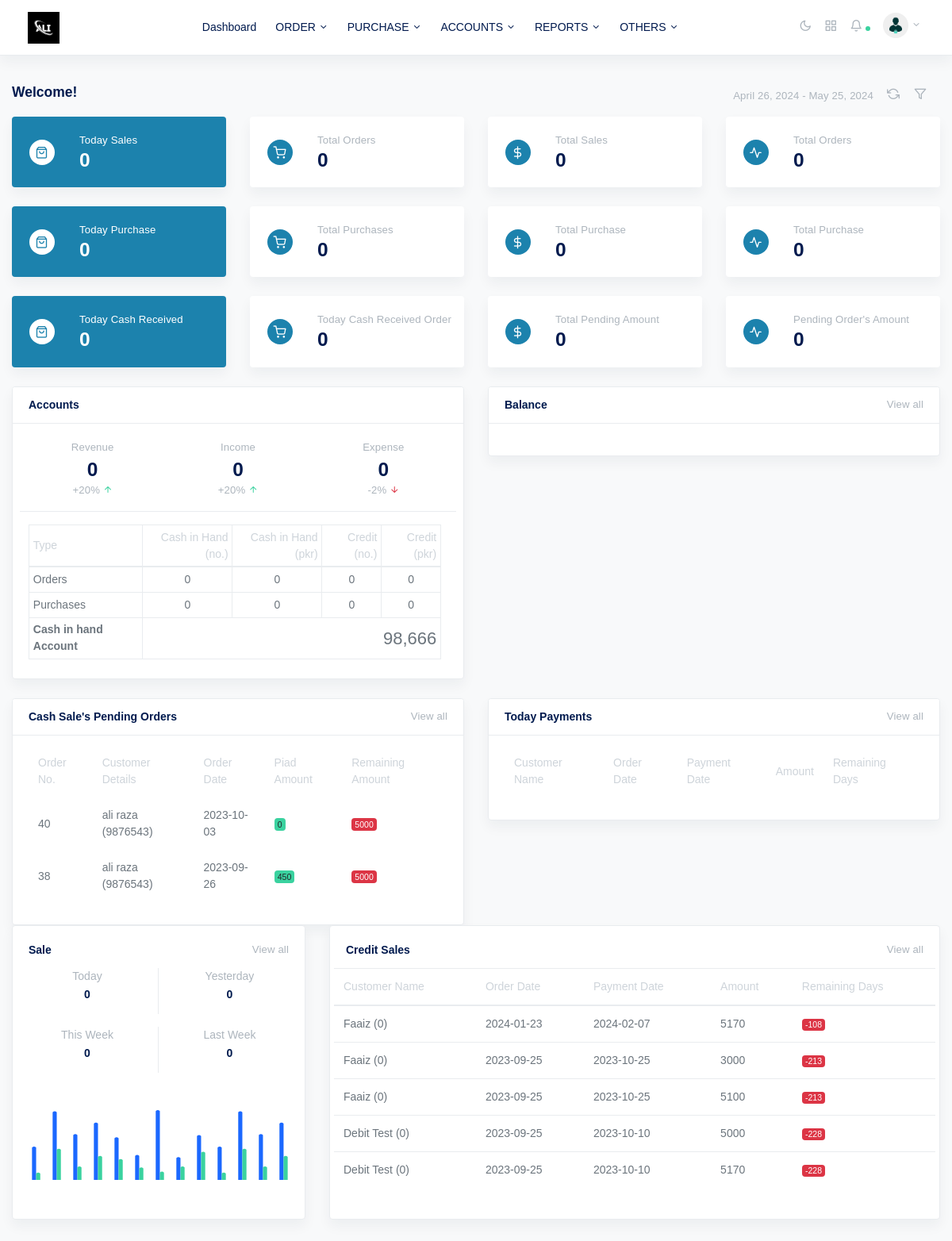
The app's page /dashboard.php (signed in) with its own data.
### tables this page shows
CREATE TABLE `company` (
  `id` int(10) NOT NULL,
  `name` varchar(100) NOT NULL,
  `logo` text NOT NULL,
  `address` text DEFAULT NULL,
  `company_phone` varchar(100) NOT NULL,
  `personal_phone` varchar(100) NOT NULL,
  `email` text DEFAULT NULL,
  `stock_manage` int(11) NOT NULL,
  `sale_interface` varchar(50) DEFAULT NULL
);

CREATE TABLE `menus` (
  `id` int(11) NOT NULL,
  `title` text DEFAULT NULL,
  `page` text DEFAULT NULL,
  `parent_id` int(11) DEFAULT NULL,
  `icon` text DEFAULT NULL,
  `sort_order` int(11) DEFAULT NULL,
  `nav_edit` int(11) NOT NULL DEFAULT 0,
  `nav_delete` int(11) NOT NULL DEFAULT 0,
  `nav_add` int(11) NOT NULL DEFAULT 0,
  `timestamp` timestamp NOT NULL DEFAULT current_timestamp() ON UPDATE current_timestamp()
);

CREATE TABLE `orders` (
  `order_id` int(11) NOT NULL,
  `transaction_paid_id` int(11) DEFAULT NULL,
  `order_date` date NOT NULL,
  `client_name` varchar(255) NOT NULL,
  `client_contact` varchar(255) NOT NULL,
  `sub_total` varchar(255) NOT NULL,
  `vat` varchar(255) NOT NULL,
  `total_amount` varchar(255) NOT NULL,
  `discount` varchar(255) NOT NULL,
  `cod` varchar(200) NOT NULL,
  `grand_total` varchar(255) NOT NULL,
  `paid` varchar(255) NOT NULL,
  `due` varchar(255) NOT NULL,
  `payment_type` varchar(30) NOT NULL,
  `payment_status` int(11) NOT NULL,
  `customer_account` int(11) DEFAULT NULL,
  `payment_account` int(11) DEFAULT NULL,
  `order_status` varchar(20) NOT NULL DEFAULT '0',
  `print_status` int(10) NOT NULL DEFAULT 0,
  `address` varchar(500) NOT NULL,
  `charges` varchar(200) NOT NULL,
  `note` varchar(1000) NOT NULL,
  `pending_order` varchar(1000) NOT NULL,
  `tracking` varchar(200) NOT NULL,
  `customer_profit` varchar(255) NOT NULL,
  `transaction_id` int(11) NOT NULL DEFAULT 0,
  `broker_id` int(11) DEFAULT NULL,
  `type` text DEFAULT NULL,
  `delaytime` text DEFAULT NULL,
  `freight` text DEFAULT NULL,
  `order_narration` text DEFAULT NULL,
  `timestamp` timestamp NOT NULL DEFAULT current_timestamp() ON UPDATE current_timestamp(),
  `credit_sale_type` varchar(20) NOT NULL DEFAULT 'none',
  `vehicle_no` varchar(100) DEFAULT NULL,
  `voucher_no` varchar(50) DEFAULT NULL
);

### dashboard.php (the view, shortened to what the rows shown need)
<!doctype html>
<html lang="en">
<?php include_once 'includes/head.php'; $current_date=date('Y-m-d');
 ?>
  <body class="horizontal light  ">
    <div class="wrapper">
  <?php include_once 'includes/header.php'; ?>
      <main role="main" class="main-content">
        <div class="container-fluid">
          <div class="row justify-content-center">
            <div class="col-12">
              <div class="row align-items-center mb-2">
                <div class="col">
                  <h2 class="h5 page-title">Welcome!</h2>
                </div>
              </div>
<div class="row">
                <div class="col-md-6">
                  <div class="card shadow mb-4">
                    <div class="card-body px-4">
                      <table class="table table-bordered mt-3 mb-1 mx-n1 table-sm">
                        <thead>
                          <tr>
                            <th class="">Type</th>
                            <th class="text-right">Cash in Hand (no.)</th>
                             <th class="text-right">Cash in Hand (pkr)</th>
                            <th class="text-right">Credit (no.)</th>
                              <th class="text-right">Credit (pkr)</th>
                          </tr>
                        </thead>
                        <tfoot>
                          <tr>
                            <th >Cash in hand Account</th>
                          </tr>
                        </tfoot>
                      </table>
                    </div>
                  </div>
                </div>
 </div>
              <div class="row">
                <div class="col-sm-6">
                 <div class="card shadow">
                    <div class="card-body my-n2">
                      <table class="table table-striped table-hover table-borderless">
                        <thead>
                    <tr>
                        <th>Order No.</th>
                        <th>Customer Details</th>
                        <th>Order Date</th>
                         <th>Piad Amount</th>
                        <th>Remaining Amount</th>
                    </tr>
                  </thead>
                        <tbody>
                      <?php   $q=mysqli_query($dbc,"SELECT * FROM orders WHERE payment_type='cash_in_hand' AND payment_status=0 ORDER BY order_id DESC LIMIT 5");
                      $c=0;
                        while ($row=mysqli_fetch_assoc($q)) { $c++;
                       ?>
                       <tr>
                          <td><?=$row['order_id']?></td>
                          <td><?=$row['client_name']?> (<?=$row['client_contact']?>)</td>
                          <td><?=$row['order_date']?></td>
                          <td><span class="badge badge-success"><?=$row['paid']?></span> </td>
                          <td><span class="badge badge-danger"><?=$row['due']?></span> </td>
                        </tr>
                     <?php  } ?>
                  </tbody>
                      </table>
                    </div>
                  </div>
</div>
  <div class="col-sm-6">
                  <div class="card shadow">
                    <div class="card-body my-n2">
                      <table class="table table-striped table-hover table-borderless">
                          <thead>
                            <th>Customer Name</th>
                            <th>Order Date</th>
                            <th>Payment Date</th>
                            <th>Amount</th>
                            <th>Remaining Days</th>
                          </thead>
                      <?php   $q=mysqli_query($dbc,"SELECT * FROM orders WHERE ( credit_sale_type='15days' OR credit_sale_type='30days')  AND payment_status=0 ORDER BY order_id DESC");
                      $c=0;
                        while (@$r=mysqli_fetch_assoc($q)) { $c++;
                          if ($r['credit_sale_type']=="15days") {
                            $next_date= date('Y-m-d', strtotime($r['order_date']. ' + 15 days'));
                          }elseif($r['credit_sale_type']=="30days"){
                            $next_date= date('Y-m-d', strtotime($r['order_date']. ' + 30 days'));
                          }
                       ?>
                     <?php  endif;
                       } ?>
                        </table>
                    </div>
                  </div>
                  </div>
</div>
<div class="row">
               <div class="col-md-8">
                  <div class="card shadow eq-card mb-4">
                    <div class="card-body">
                      <div class="row mt-b">
                        <table class="table">
                          <thead>
                            <th>Customer Name</th>
                            <th>Order Date</th>
                            <th>Payment Date</th>
                            <th>Amount</th>
                            <th>Remaining Days</th>
                          </thead>
                          <tbody>
                      <?php   $q=mysqli_query($dbc,"SELECT * FROM orders WHERE ( credit_sale_type='15days' OR credit_sale_type='30days'  ) AND payment_status=0 ORDER BY order_id DESC LIMIT 5");
                      $c=0;
                        while (@$r=mysqli_fetch_assoc($q)) { $c++;
                          $Date = date('Y-m-d');
                          $now = strtotime($Date);
                          if ($r['credit_sale_type']=="15days") {
                            $next_date= date('Y-m-d', strtotime($r['order_date']. ' + 15 days'));
                          }elseif($r['credit_sale_type']=="30days"){
                            $next_date= date('Y-m-d', strtotime($r['order_date']. ' + 30 days'));
                          }
                          $your_date = strtotime($next_date);
                          $datediff =$your_date- $now;
                          $total_days= round($datediff / (60 * 60 * 24));
                       ?>
                       <tr>
                          <td><?=ucwords($r['client_name'])?> (<?=$r['client_contact']?>)</td>
                          <td><?=$r['order_date']?></td>
                           <td><?=$next_date?></td>
                          <td><?=$r['due']?></td>
                           <td>
                             <?php if ($total_days<6): ?>
                               <span class="badge badge-danger"><?=$total_days?></span>
                             <?php else: ?>
                              <span class="badge badge-success"><?=$total_days?></span>
                             <?php endif ?>
                           </td>
                       </tr>
                     <?php  } ?>
                          </tbody>
                        </table>
                      </div>
                    </div>
                  </div>
                </div>
  </div>
            </div>
          </div>
        </div>
      </main>
    </div>
  </body>
</html>

### includes/header.php (shortened to what the rows shown need)
  <?php
  $user_id_current = $_SESSION['userId'];
$UserData = mysqli_fetch_assoc(mysqli_query($dbc,"SELECT * FROM users WHERE user_id = '$user_id_current'"));
 ?>
  <nav class="navbar navbar-expand-lg navbar-light bg-white flex-row border-bottom shadow">
        <div class="container-fluid">
          <a class="navbar-brand mx-lg-1 mr-0" href="dashboard.php">
            <img src="img/logo/<?=$get_company['logo']?>" class="img-fluid" alt="" style="width: 40px;height: 40px;">
          </a>
          <div class="navbar-slide bg-white ml-lg-4" id="navbarSupportedContent">
            <ul class="navbar-nav mr-auto">
        <?php
        if ($UserData['user_role']!='admin') {
        $getNav = mysqli_query($dbc,"SELECT * FROM menus where parent_id=0 AND page!='dashboard.php' ORDER BY sort_order ASC LIMIT 9 OFFSET 0 ");    $r=1;
          while ($fetch_nav=mysqli_fetch_assoc($getNav)) {   $c=0;
             $getChild = mysqli_query($dbc,"SELECT * FROM menus where parent_id='".$fetch_nav['id']."' AND page!='dashboard.php' ");
                while ($child=mysqli_fetch_assoc($getChild)) {
                    if (countWhens($dbc,"privileges",'user_id',$user_id_current,'nav_id',$child['id'])>0) {
                                        $c++;
                                         }}
                      if ($c>0 && $r<9) {
                                    ?>
                <li class="nav-item dropdown">
                <a href="<?=$fetch_nav['page']?>" id="ui-elementsDropdown" class="dropdown-toggle nav-link" role="button" data-toggle="dropdown" aria-haspopup="true" aria-expanded="false">
                  <span class="ml-lg-2"><?=strtoupper($fetch_nav['title'])?></span>
                </a>
                            </li>
                               <?php   $r++;
                               } }if ($r>9) {
                                ?>
                                 <li class="nav-item dropdown more">
                <a class="dropdown-toggle more-horizontal nav-link" href="#" id="moreDropdown" role="button" data-toggle="dropdown" aria-haspopup="true" aria-expanded="false">
                  <span class="ml-2 sr-only">More</span>
                </a>
                <ul class="dropdown-menu" aria-labelledby="moreDropdown">
                  <?php     $getNav2 = mysqli_query($dbc,"SELECT * FROM menus where parent_id=0 AND page!='dashboard.php' ORDER BY sort_order ASC LIMIT 10 OFFSET 10 ");    $r=1;
                                 while ($fetch_nav2=mysqli_fetch_assoc($getNav2)) {
                                        $c=0;
                                           $getChild = mysqli_query($dbc,"SELECT * FROM menus where parent_id='".$fetch_nav2['id']."' AND page!='dashboard.php' ");
                while ($child=mysqli_fetch_assoc($getChild)) {
                    if (countWhens($dbc,"privileges",'user_id',$user_id_current,'nav_id',$child['id'])>0) {
                                        $c++;
                                         }}
                                         if ($c>0) {
                                         ?>
                    <li class="nav-item dropdown">
                    <a class="dropdown-toggle nav-link pl-lg-2" href="#" data-toggle="collapse" id="pagesDropdown" aria-expanded="false">
                      <span class="ml-1"><?=strtoupper($fetch_nav2['title'])?></span>
                    </a>
                                        <ul class="dropdown-menu" aria-labelledby="pagesDropdown">
                                            <?php
                                    $getChild = mysqli_query($dbc,"SELECT * FROM menus where parent_id='".$fetch_nav2['id']."' AND page!='dashboard.php' ");
                                 while ($child=mysqli_fetch_assoc($getChild)) {
                                     if (countWhens($dbc,"privileges",'user_id',$user_id_current,'nav_id',$child['id'])>0) {
                                     ?>
                                          <a class="nav-link pl-lg-2" href="<?=$child['page']?>">
                        <span class="ml-1"><?=strtoupper($child['title'])?></span>
                      </a>
                                        <?php }} ?>
                                        </ul>
                                      </li>
                                      <?php  } } ?>
                                    </ul>
                                  </li>
                             <?php  }
}
                             ?>
            </ul>
          </div>
        </div>
     </nav>

### records on screen
company: logo (picture)
menus: title "ORDER"
menus: title "PURCHASE"
menus: title "ACCOUNTS"
menus: title "REPORTS"
menus: title "OTHERS"
orders: order_id "40", client_name "ali raza", client_contact "9876543", order_date "2023-10-03", paid "0", due "5000"
orders: order_id "38", client_name "ali raza", client_contact "9876543", order_date "2023-09-26", paid "450", due "5000"
orders: client_name "Faaiz", client_contact "0", order_date "2024-01-23", order_date "2024-02-07", due "5170", order_date "-108"
orders: client_name "Faaiz", client_contact "0", order_date "2023-09-25", order_date "2023-10-25", due "3000", order_date "-213"
orders: client_name "Faaiz", client_contact "0", order_date "2023-09-25", order_date "2023-10-25", due "5100", order_date "-213"
orders: client_name "Debit Test", client_contact "0", order_date "2023-09-25", order_date "2023-10-10", due "5000", order_date "-228"
orders: client_name "Debit Test", client_contact "0", order_date "2023-09-25", order_date "2023-10-10", due "5170", order_date "-228"

### other values on screen
$total "0"
$total=isset($total_orders)?$total_orders:"0" "0"
$total_purchase2=isset($total_purchase)?$total_purchase:"0" "0"
$total_purchases2 "0"
getexpense($dbc,"AND voucher_date='$current_date'") "0"
